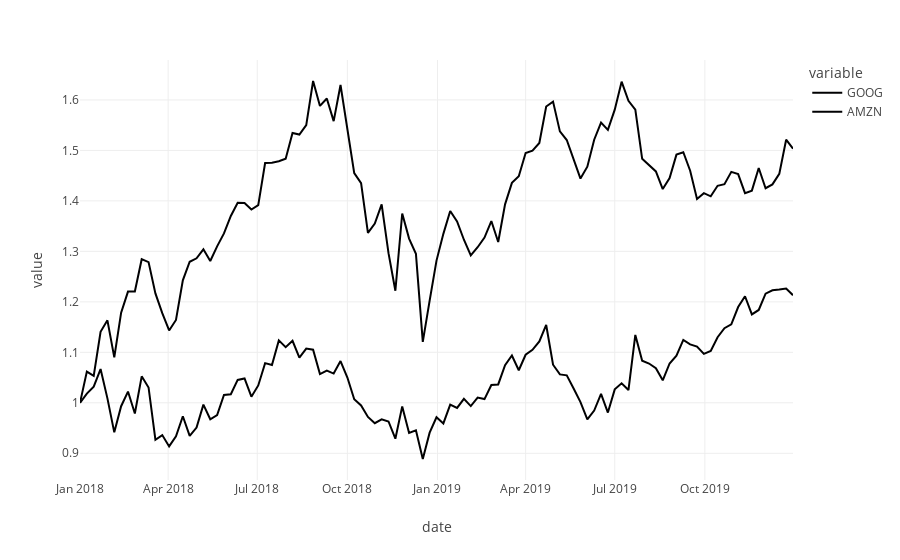

Notebook cell for this chart:
### Markdown cell above
Great! Now that we have the specific function call return in a simple (digestable) format (get tool invocation), we can finally **call the tool** to be executed

### Code cell
llm_chain = (
    llm_px_stocks
    | JsonOutputKeyToolsParser(
        key_name="px_trend_compare", 
        return_single=True)
    | px_trend_compare 
)

llm_chain.invoke("can you use the stocks dataframe in plotly express to generate a line graph comparing the stocks GOOG and AMZN?")
